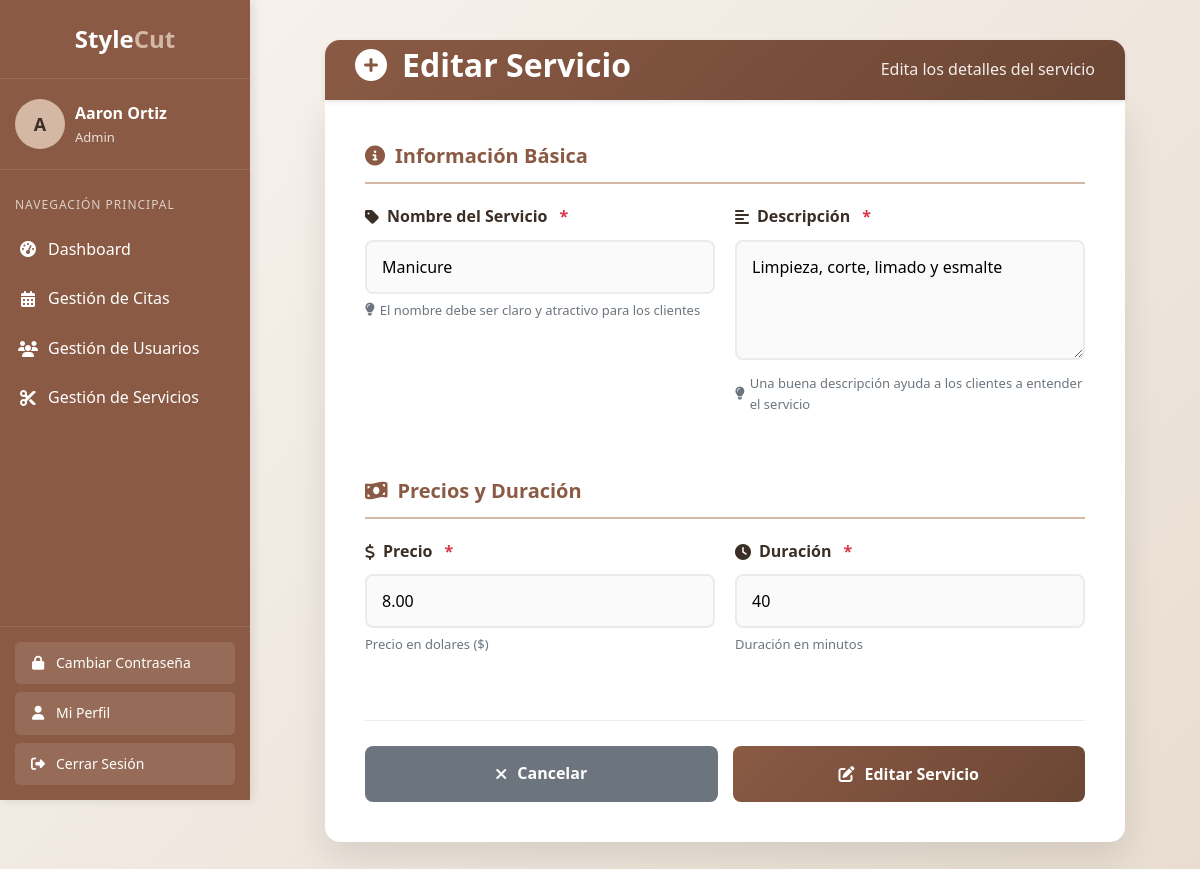
Screenshot of /admin/editar_servicio.php?id_servicio=6 (signed in) with the database file from the repository.
### tables this page shows
CREATE TABLE `servicios` (
  `id` int(11) NOT NULL,
  `nombre` varchar(100) NOT NULL,
  `descripcion` text DEFAULT NULL,
  `duracion` int(11) NOT NULL,
  `precio` decimal(10,2) NOT NULL
);

### admin/editar_servicio.php (the view, shortened to what this page needs)
<?php
include __DIR__ . "/../templates/header.php";
include __DIR__ . "/../conexion/bd.php";
$id_servicio = $_GET['id_servicio'];
$sql = $conexion->prepare("SELECT id,nombre,descripcion,precio,duracion FROM servicios WHERE id = :id_servicio");
$sql->bindParam(':id_servicio', $id_servicio, PDO::PARAM_INT);
$sql->execute();
$servicio = $sql->fetch(PDO::FETCH_OBJ);
?>
</head>
<body>
    <div class="container">
        <div class="header">
            <h1><i class="fas fa-plus-circle"></i> Editar Servicio</h1>
            <p>Edita los detalles del servicio</p>
        </div>
        <div class="service-form-card">
            <form class="form-content" id="service-form" action="../controladores/editar_servicio.php" method="POST" enctype="multipart/form-data">
                <div class="form-section">
                    <h3 class="section-title"><i class="fas fa-info-circle"></i> Información Básica</h3>
                    <div class="form-row">
                        <div class="form-group">
                            <label for="nombre">
                                <i class="fas fa-tag"></i> Nombre del Servicio <span class="required">*</span>
                            </label>
                            <input type="text" id="nombre" name="nombre" class="form-input" value="<?php echo htmlspecialchars($servicio->nombre); ?>" placeholder="Ej: Corte de Cabello Premium" required>
                            <div class="form-help">
                                <i class="fas fa-lightbulb"></i> El nombre debe ser claro y atractivo para los clientes
                            </div>
                        </div>
                        <div class="form-group">
                            <label for="descripcion">
                                <i class="fas fa-align-left"></i> Descripción <span class="required">*</span>
                            </label>
                            <textarea id="descripcion" name="descripcion" class="form-textarea" placeholder="Describe detalladamente el servicio, beneficios y características..." required><?php echo htmlspecialchars($servicio->descripcion); ?></textarea>
                            <div class="form-help">
                                <i class="fas fa-lightbulb"></i> Una buena descripción ayuda a los clientes a entender el servicio
                            </div>
                        </div>
                    </div>
                </div>
                <div class="form-section">
                    <h3 class="section-title"><i class="fas fa-money-bill-wave"></i> Precios y Duración</h3>
                    <div class="form-row">
                        <div class="form-group">
                            <label for="precio">
                                <i class="fas fa-dollar-sign"></i> Precio <span class="required">*</span>
                            </label>
                            <input type="number" id="precio" name="precio" value="<?php echo htmlspecialchars($servicio->precio); ?>" class="form-input" placeholder="0" min="0" step="0.01" required>
                            <div class="form-help">Precio en dolares ($)</div>
                        </div>
                        <div class="form-group">
                            <label for="duracion">
                                <i class="fas fa-clock"></i> Duración <span class="required">*</span>
                            </label>
                            <input type="number" id="duracion" name="duracion" value="<?php echo htmlspecialchars($servicio->duracion); ?>" class="form-input" placeholder="0" min="0" required>
                            <div class="form-help">Duración en minutos</div>
                        </div>
                    </div>
                </div>
                <div class="form-actions">
                    <a href="gestion_servicios.php" class="btn btn-secondary">
                        <i class="fas fa-times"></i> Cancelar
                    </a>
                    <button type="submit" class="btn btn-primary">
                        <i class="fas fa-edit"></i> Editar Servicio
                    </button>
                </div>
            </form>
        </div>
    </div>
    <?php include __DIR__ . "/../templates/footer.php"; ?>

### templates/header.php (style rules this page uses)
:root { --primary: #8a5a44; --primary-dark: #6b4634; --secondary: #d4b8a5; --accent: #c17a4a; --dark: #3a2e26; --light: #f8f4f0; --text: #333333; --sidebar-width: 250px; --header-height: 60px; --box-border-radius: 8px; }
* { margin: 0; padding: 0; box-sizing: border-box; font-family: 'Source Sans Pro', 'Segoe UI', Tahoma, Geneva, Verdana, sans-serif; }
body { background-color: #f4f6f9; color: var(--text); line-height: 1.6; min-height: 100vh; display: flex; }
.header { background-color: white; height: var(--header-height); box-shadow: 0 2px 5px rgba(0, 0, 0, 0.1); display: flex; align-items: center; justify-content: space-between; padding: 0 20px; position: sticky; top: 0; z-index: 800; }
.btn { padding: 8px 16px; border-radius: 4px; font-weight: 600; cursor: pointer; transition: all 0.3s ease; border: none; font-size: 14px; }
.btn-primary { background-color: var(--primary); color: white; }
.btn-secondary { background-color: #e9ecef; color: #495057; }
.section-title { font-size: 18px; color: var(--primary); margin-bottom: 20px; padding-bottom: 10px; border-bottom: 2px solid var(--secondary); }

### admin/editar_servicio.php (style rules this page uses)
:root { --primary: #8a5a44; --primary-dark: #6b4634; --secondary: #d4b8a5; --accent: #c17a4a; --dark: #3a2e26; --light: #f8f4f0; --text: #333333; --success: #28a745; --error: #dc3545; --warning: #ffc107; --info: #17a2b8; }
* { margin: 0; padding: 0; box-sizing: border-box; font-family: 'Segoe UI', Tahoma, Geneva, Verdana, sans-serif; }
body { background: linear-gradient(135deg, #f8f4f0 0%, #e8ddd0 100%); color: var(--text); line-height: 1.6; min-height: 100vh; padding: 20px; }
.container { max-width: 800px; margin: 0 auto; }
.header { background: linear-gradient(135deg, var(--primary) 0%, var(--primary-dark) 100%); color: white; padding: 30px; border-radius: 15px 15px 0 0; text-align: center; margin-bottom: 0; }
.header h1 { font-size: 32px; margin-bottom: 10px; display: flex; align-items: center; justify-content: center; gap: 15px; }
.header p { opacity: 0.9; font-size: 16px; }
.service-form-card { background: white; border-radius: 0 0 15px 15px; box-shadow: 0 15px 35px rgba(0, 0, 0, 0.1); overflow: hidden; }
.form-content { padding: 40px; }
.form-section { margin-bottom: 35px; }
.section-title { color: var(--primary); font-size: 20px; margin-bottom: 20px; display: flex; align-items: center; gap: 10px; padding-bottom: 10px; border-bottom: 2px solid var(--secondary); }
.form-row { display: grid; grid-template-columns: 1fr 1fr; gap: 20px; margin-bottom: 20px; }
.form-group { margin-bottom: 25px; }
.form-group label { display: block; margin-bottom: 10px; font-weight: 600; color: var(--dark); display: flex; align-items: center; gap: 8px; }
.form-group label .required { color: var(--error); margin-left: 4px; }
.form-input, .form-select, .form-textarea { width: 100%; padding: 14px 15px; border: 2px solid #e9ecef; border-radius: 8px; font-size: 16px; transition: all 0.3s ease; background-color: #fafafa; }
.form-textarea { resize: vertical; min-height: 120px; font-family: inherit; }
.form-help { font-size: 13px; color: #6c757d; margin-top: 6px; display: flex; align-items: center; gap: 5px; }
.form-actions { display: flex; gap: 15px; margin-top: 40px; padding-top: 25px; border-top: 1px solid #e9ecef; }
.btn { padding: 15px 25px; border-radius: 8px; font-weight: 600; cursor: pointer; transition: all 0.3s ease; font-size: 16px; border: none; display: flex; align-items: center; justify-content: center; gap: 10px; flex: 1; text-decoration: none; text-align: center; }
.btn-primary { background: linear-gradient(135deg, var(--primary) 0%, var(--primary-dark) 100%); color: white; }
.btn-secondary { background: #6c757d; color: white; }

### rows the page displays
servicios: nombre "Manicure", descripcion "Limpieza, corte, limado y esmalte", precio "8.00", duracion "40"

### other values shown
substr($_SESSION['nombre'], 0, 1) "A"
$_SESSION['nombre'] "Aaron Ortiz"
$_SESSION['rol'] "Admin"
